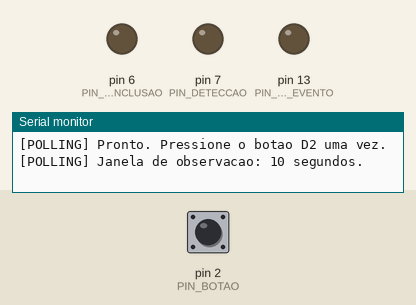
Recording of a sketch running on a simulated Arduino Uno, built with avr-gcc and run on an emulated ATmega328P. Shown: output pins drawn as LEDs (lit = HIGH), the last lines printed to the serial monitor. The inputs (shaded band) are chosen by the test bench; at power-on: pin 2 (PIN_BOTAO) HIGH.

Above: at 1.2 s.
1.3 s: pin 2 (PIN_BOTAO) pulled LOW for 0.15 s
At 2.1 s:
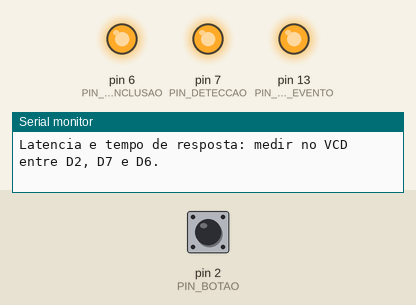
Timing chart, 0 to 4.3 s (numbered marks = the images above; inputs shaded):
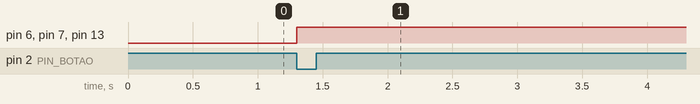

Measured:
- after the input at 1.3 s, pin 6 (PIN_CONCLUSAO), pin 7 (PIN_DETECCAO), pin 13 (PIN_LED_EVENTO): LOW → HIGH at once

The sketch:

01_polling_analisador.ino
```cpp
// POLLING - Arduino Uno (ATmega328P) no Wokwi
// D2: botao (INPUT_PULLUP; pressionado = LOW)
// D6: marcador de conclusao do atendimento (analisador logico D2)
// D7: marcador de deteccao do evento (analisador logico D1)
// D13: LED integrado, aceso apos o evento
// Execute uma unica pressao por simulacao. Janela maxima: 10 segundos.

const byte PIN_BOTAO = 2;
const byte PIN_LED_EVENTO = LED_BUILTIN;
const byte PIN_CONCLUSAO = 6;
const byte PIN_DETECCAO = 7;
const unsigned long JANELA_MS = 10000UL;

unsigned long consultasSemEvento = 0;
unsigned long inicioJanelaMs = 0;
unsigned long inicioJanelaUs = 0;
bool finalizado = false;

void setup() {
  Serial.begin(115200);
  pinMode(PIN_BOTAO, INPUT_PULLUP);
  pinMode(PIN_LED_EVENTO, OUTPUT);
  pinMode(PIN_CONCLUSAO, OUTPUT);
  pinMode(PIN_DETECCAO, OUTPUT);

  digitalWrite(PIN_LED_EVENTO, LOW);
  digitalWrite(PIN_CONCLUSAO, LOW);
  digitalWrite(PIN_DETECCAO, LOW);

  Serial.println(F("[POLLING] Pronto. Pressione o botao D2 uma vez."));
  Serial.println(F("[POLLING] Janela de observacao: 10 segundos."));
  inicioJanelaMs = millis();
  inicioJanelaUs = micros();
}

void loop() {
  if (finalizado) return;

  // Cada execucao deste digitalRead() e uma consulta ao estado do botao.
  if (digitalRead(PIN_BOTAO) == LOW) {
    // Marco D7: o polling identificou o evento.
    digitalWrite(PIN_DETECCAO, HIGH);

    // Atendimento definido para o experimento: registrar o evento e acender D13.
    digitalWrite(PIN_LED_EVENTO, HIGH);

    // Marco D6: o atendimento definido acima foi concluido.
    digitalWrite(PIN_CONCLUSAO, HIGH);

    finalizado = true;
    Serial.println(F("[RESULTADO] POLLING COM EVENTO"));
    Serial.print(F("Consultas sem evento: "));
    Serial.println(consultasSemEvento);
    Serial.print(F("Consultas totais (incluindo a que detectou): "));
    Serial.println(consultasSemEvento + 1);
    Serial.print(F("Tempo desde o inicio da janela (us; NAO e latencia): "));
    Serial.println(micros() - inicioJanelaUs);
    Serial.println(F("Latencia e tempo de resposta: medir no VCD entre D2, D7 e D6."));
    return;
  }

  consultasSemEvento++;

  // Teste A: se ninguem pressionar o botao, termina a janela e apresenta a contagem.
  if (millis() - inicioJanelaMs >= JANELA_MS) {
    finalizado = true;
    Serial.println(F("[RESULTADO] POLLING SEM EVENTO - janela de 10 s"));
    Serial.print(F("Consultas sem evento em 10 s: "));
    Serial.println(consultasSemEvento);
  }
}
```
